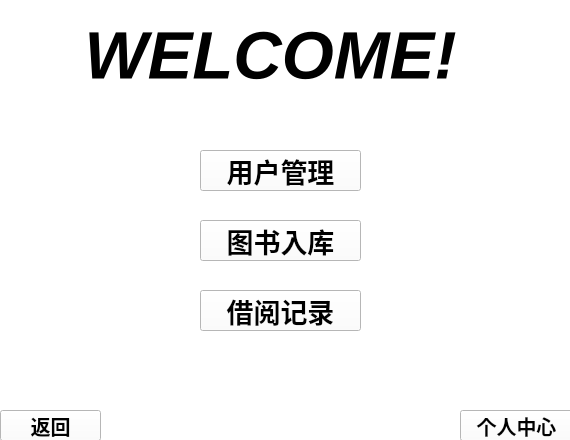
<?xml version="1.0" encoding="UTF-8"?>
<ui version="4.0">
 <class>ManagerWindow</class>
 <widget class="QWidget" name="ManagerWindow">
  <property name="geometry">
   <rect>
    <x>0</x>
    <y>0</y>
    <width>570</width>
    <height>440</height>
   </rect>
  </property>
  <property name="sizePolicy">
   <sizepolicy hsizetype="Fixed" vsizetype="Fixed">
    <horstretch>0</horstretch>
    <verstretch>0</verstretch>
   </sizepolicy>
  </property>
  <property name="windowTitle">
   <string>Form</string>
  </property>
  <property name="styleSheet">
   <string notr="true">background-color:white</string>
  </property>
  <widget class="QPushButton" name="retrun_pushbutton">
   <property name="enabled">
    <bool>true</bool>
   </property>
   <property name="geometry">
    <rect>
     <x>0</x>
     <y>410</y>
     <width>101</width>
     <height>31</height>
    </rect>
   </property>
   <property name="font">
    <font>
     <pointsize>15</pointsize>
     <weight>75</weight>
     <bold>true</bold>
    </font>
   </property>
   <property name="text">
    <string>返回</string>
   </property>
  </widget>
  <widget class="QLabel" name="label">
   <property name="geometry">
    <rect>
     <x>40</x>
     <y>0</y>
     <width>461</width>
     <height>111</height>
    </rect>
   </property>
   <property name="sizePolicy">
    <sizepolicy hsizetype="Fixed" vsizetype="Fixed">
     <horstretch>0</horstretch>
     <verstretch>0</verstretch>
    </sizepolicy>
   </property>
   <property name="font">
    <font>
     <pointsize>50</pointsize>
     <weight>75</weight>
     <italic>true</italic>
     <bold>true</bold>
     <underline>false</underline>
    </font>
   </property>
   <property name="frameShape">
    <enum>QFrame::NoFrame</enum>
   </property>
   <property name="frameShadow">
    <enum>QFrame::Plain</enum>
   </property>
   <property name="text">
    <string>WELCOME!</string>
   </property>
   <property name="textFormat">
    <enum>Qt::AutoText</enum>
   </property>
   <property name="scaledContents">
    <bool>false</bool>
   </property>
   <property name="alignment">
    <set>Qt::AlignCenter</set>
   </property>
   <property name="wordWrap">
    <bool>false</bool>
   </property>
  </widget>
  <widget class="QPushButton" name="person_center_pushbutton">
   <property name="enabled">
    <bool>true</bool>
   </property>
   <property name="geometry">
    <rect>
     <x>460</x>
     <y>410</y>
     <width>113</width>
     <height>31</height>
    </rect>
   </property>
   <property name="font">
    <font>
     <pointsize>15</pointsize>
     <weight>75</weight>
     <bold>true</bold>
    </font>
   </property>
   <property name="text">
    <string>个人中心</string>
   </property>
   <property name="autoDefault">
    <bool>true</bool>
   </property>
  </widget>
  <widget class="QPushButton" name="usermanage_pushButton">
   <property name="geometry">
    <rect>
     <x>200</x>
     <y>150</y>
     <width>161</width>
     <height>41</height>
    </rect>
   </property>
   <property name="font">
    <font>
     <pointsize>20</pointsize>
     <weight>75</weight>
     <bold>true</bold>
    </font>
   </property>
   <property name="text">
    <string>用户管理</string>
   </property>
  </widget>
  <widget class="QPushButton" name="inputbooks_pushButton">
   <property name="geometry">
    <rect>
     <x>200</x>
     <y>220</y>
     <width>161</width>
     <height>41</height>
    </rect>
   </property>
   <property name="font">
    <font>
     <pointsize>20</pointsize>
     <weight>75</weight>
     <bold>true</bold>
    </font>
   </property>
   <property name="text">
    <string>图书入库</string>
   </property>
  </widget>
  <widget class="QPushButton" name="borrow_pushButton">
   <property name="geometry">
    <rect>
     <x>200</x>
     <y>290</y>
     <width>161</width>
     <height>41</height>
    </rect>
   </property>
   <property name="font">
    <font>
     <pointsize>20</pointsize>
     <weight>75</weight>
     <bold>true</bold>
    </font>
   </property>
   <property name="text">
    <string>借阅记录</string>
   </property>
  </widget>
 </widget>
 <resources/>
 <connections/>
</ui>
